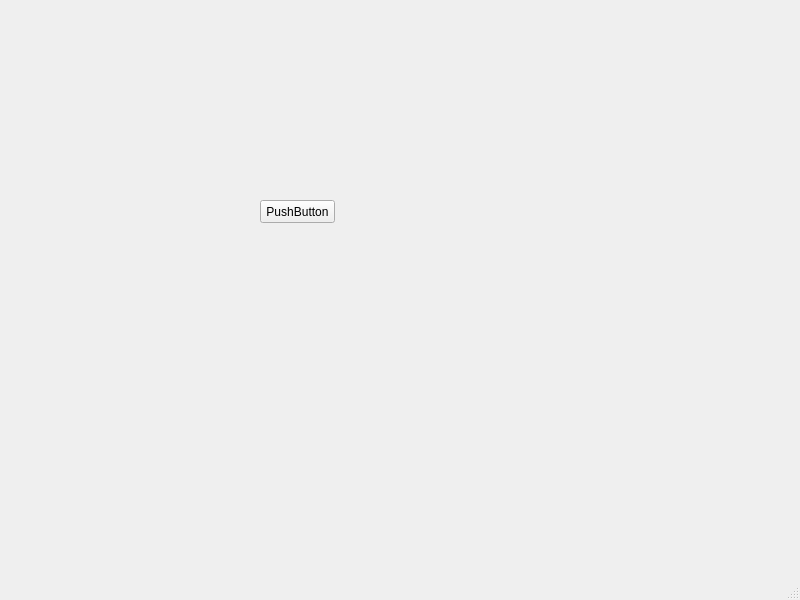
<?xml version="1.0" encoding="UTF-8"?>
<ui version="4.0">
 <class>MainWindow</class>
 <widget class="QMainWindow" name="MainWindow">
  <property name="geometry">
   <rect>
    <x>0</x>
    <y>0</y>
    <width>800</width>
    <height>600</height>
   </rect>
  </property>
  <property name="windowTitle">
   <string>MainWindow</string>
  </property>
  <widget class="QWidget" name="centralwidget">
   <widget class="QPushButton" name="pushButton">
    <property name="geometry">
     <rect>
      <x>260</x>
      <y>200</y>
      <width>75</width>
      <height>23</height>
     </rect>
    </property>
    <property name="text">
     <string>PushButton</string>
    </property>
   </widget>
  </widget>
  <widget class="QMenuBar" name="menubar">
   <property name="geometry">
    <rect>
     <x>0</x>
     <y>0</y>
     <width>800</width>
     <height>23</height>
    </rect>
   </property>
  </widget>
  <widget class="QStatusBar" name="statusbar"/>
 </widget>
 <resources/>
 <connections/>
</ui>
